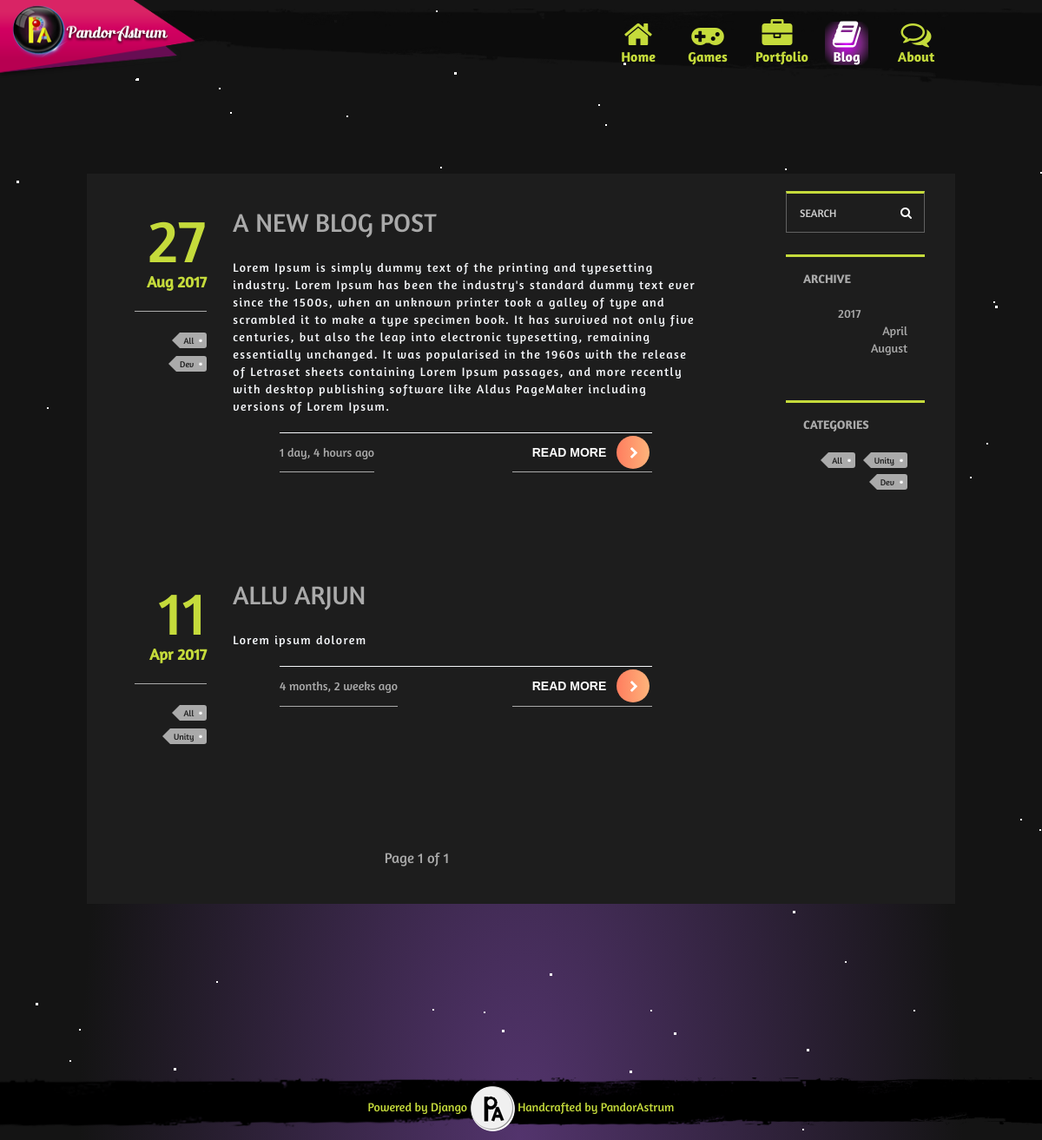
Screenshot of /blog/ with the database file from the repository.
### pandorastrum/models.py (models this page shows, shortened)
class BlogModel (models.Model):
    blog_title      = models.CharField(max_length=200, blank=True, null=True)
    published_on    = models.DateField(auto_now=False, auto_now_add=False, blank=True, null=True)
    blog_description= models.TextField(blank=True, null=True)
    blog_author     = models.ForeignKey(AuthorModel, on_delete=models.CASCADE, default='')
    is_featured     = models.BooleanField(default=False)
    blog_banner     = models.ImageField(upload_to="blogs", blank=True, null=True)
    def blogBanner(self):
        return mark_safe(u'<img src="%s" height="300" />' % (self.blog_banner.url))
    blogBanner.allow_tags = True
    blogBanner.short_description = 'Blog Banner'
    tags            = TaggableManager()
    slug            = models.SlugField(blank=True, null=True)
    updated         = models.DateTimeField(auto_now=True, auto_now_add=False)
    created         = models.DateTimeField(auto_now=False, auto_now_add=True, null=True, blank=True)
    def get_absolute_url(self):
        return reverse("detail", kwargs={"id": self.id})
    class Meta:
        ordering = ['-created', ]

### pandorastrum/views.py (the view, shortened to what this page needs)
# urls.py: url(r'^blog/$', blog_pageView, name="blog"),
def blog_pageView(request, tag_slug=None, **kwargs):
    blog_list   = BlogModel.objects.all().order_by("-created")
    paginator   = Paginator(blog_list, 10) # Show 25 contacts per page
    page        = request.GET.get('page')
    try:
        blog_list = paginator.page(page)
    except PageNotAnInteger:
        blog_list = paginator.page(1)
    except EmptyPage:
        blog_list = paginator.page(paginator.num_pages)
    tag_list = Tag.objects.all()
    tag_slugs = request.GET.get("tag_slug")
    query = request.GET.get("q")
    date_field = 'published_on'
    archive = {}
    years = BlogModel.objects.all().dates(date_field, 'year')[::-1]
    for date_year in years:
        months = BlogModel.objects.filter(published_on__year=date_year.year).dates(date_field, 'month')
        archive[date_year] = months
    archive = sorted(archive.items(), reverse=True)
    ym = request.GET.get("y_m")
    context = {
        "blog" : blog_list,
        "tags" : tag_list,
        "archive" : archive
    }
    return render(request, "blog.html", context)

### templates/blog.html (shortened to what this page needs)
{% extends "base.html" %}
{% load static %}
{% block navbar %}
    <li class="sonar">
        <a href="{% url 'home' %}"><span><i class="fa fa-home"></i><strong>Home</strong></span></a>
    </li>
    <li class="sonar">
        <a href="{% url 'games' %}"><span><i class="fa fa-gamepad"></i><strong>Games</strong></span></a>
    </li>
    <li class="sonar">
        <a href="{% url 'portfolio' %}"><span><i class="fa fa-briefcase"></i><strong>Portfolio</strong></span></a>
    </li>
    <li class="sonar">
        <a href="{% url 'blog' %}"  class="selected"><span><i class="fa fa-book"></i><strong>Blog</strong></span></a>
    </li>
    <li class="sonar">
        <a href="{% url 'about' %}"><span><i class="fa fa-comments-o"></i><strong>About</strong></span></a>
    </li>
{% endblock navbar %}
{% block main %}
{% include "blocks/aurora.html" %}
    <div class="row pa-gapes"></div>
    <div class="row pa-row">
    {% include 'blocks/blog_block.html' %}
    </div>
{% endblock main %}

### templates/blocks/blog_block.html (shortened to what this page needs)
<div class="blog-component">
    <div class="container-fluid u-mb-200">
        <div class="row js-pushpin-parent">
            <div class="col-md-9">
                {% for b in blog %}
                <article class="post">
                    <div class="row js-pushpin-parent">
                        <div class="col-sm-2">
                            <div class="post__info post-info js-pushpin-target">
                                <div class="post-info__date">
                                    <div class="post-info__day">{{ b.published_on|date:"d" }}</div>
                                    <div class="post-info__month-year">{{ b.published_on|date:"M Y" }}</div>
                                </div>
                                <div class="post-info__hr"></div>
                                <div class="post-info__tags">
                                    {% for tag in b.tags.all %}
                                            <a class="post-info__tag tag" href="{% url "blog" %}?tag_slug={{ tag.slug|urlencode }}">{{ tag.name }}</a>
                                    {% endfor %}
                                </div>
                            </div>
                        </div>
                        <div class="col-sm-10 total-blog">
                            <header class="post__header post-header">
                                <h2 class="post-header__title"><a href="{{ b.get_absolute_url }}">{{ b.blog_title }}</a></h2>
                            </header>
                            <div class="post__content post-content">
                                <p>{{ b.blog_description }}</p>
                                <div class="blog-footer">
                                    <ul>
                                        <li>{{ b.published_on|timesince }} ago</li>
                                        <li>
                                            <div class="read-more">
                                                <a href="{{ b.get_absolute_url }}">
                                                    <span class="txt">Read More</span>
                                                    <span class="round">
                                                        <i class="fa fa-chevron-right"></i>
                                                    </span>
                                                </a>
                                            </div>
                                        </li>
                                    </ul>
                                </div>
                            </div>
                        </div>
                    </div>
                </article>
                {% endfor %}
                <div class="pagination">
                    <span class="step-links">
                        <span class="current">
                            Page {{ blog.number }} of {{ blog.paginator.num_pages }}
                        </span>
                    </span>
                </div>
            </div>
            <div class="col-md-3">
                <aside class="blog-sidebar js-pushpin-target">
                    <div class="blog-search">
                        <form action="" method="GET" accept-charset="utf-8">
                            <div class="blog-search__btn">
                                <button type="submit" value="Search">
                                    <i class="fa fa-search"></i>
                                </button>
                            </div>
                            <input type="text" name="q" placeholder="SEARCH" value="{{ request.Get.get }}"/>
                        </form>
                    </div>
                    <div class="tile blog-archive">
                        <div class="tile__title">Archive</div>
                        <ul class="blog-archive__years">
                            {% for y, months in archive %}
                                <li class="clearfix">{{ y.year }}
                                    <ul class="blog-archive__months">
                                        {% for m in months %}
                                            <li><a href="{% url "blog" %}?y_m={{ m|urlencode }}">{{ m|date:"F" }}</a></li>
                                        {% endfor %}
                                    </ul>
                                </li>
                            {% endfor %}
                        </ul>
                    </div>
                    <div class="tile blog-categories">
                        <div class="tile__title">Categories</div>
                        <div class="blog-tags">
                            {% for tag in tags %}
                                <a class="post-info__tag tag" href="{% url "blog" %}?tag_slug={{ tag.slug|urlencode }}">{{ tag.name }}</a>
                            {% endfor %}
                        </div>
                    </div>
                </aside>
            </div>
        </div>
    </div>
</div>

### rows the page displays
BlogModel: published_on "27", published_on "Aug 2017", blog_title "A NEW BLOG POST", blog_description "Lorem Ipsum is simply dummy text of the printing and typesetting industry. Lorem Ipsum has been the industry's standard dummy text ever since the 1500s, when an unknown printer took a galley of type and scrambled it to make a type specimen book. It has survived not only five centuries, but also the leap into electronic typesetting, remaining essentially unchanged. It was popularised in the 1960s with the release of Letraset sheets containing Lorem Ipsum passages, and more recently with desktop publishing software like Aldus PageMaker including versions of Lorem Ipsum.", published_on "1 day, 4 hours"
Tag: name "All"
Tag: name "Dev"
BlogModel: published_on "11", published_on "Apr 2017", blog_title "ALLU ARJUN", blog_description "Lorem ipsum dolorem", published_on "4 months, 2 weeks"
Tag: name "Unity"

### other values shown
{{ blog.number }} "1"
{{ blog.paginator.num_pages }} "1"
{{ y.year }} "2017"
{{ m|date:"F" }} "April" "August"
